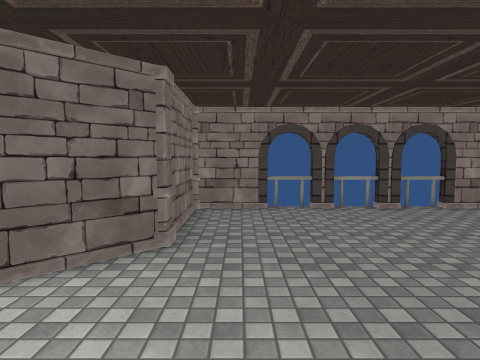
[1] (above)

13 first-person views from a walk through a scene from a Unity 3-D project. The camera is 1.5 m above the floor, tilts 4° down and sees 75° across. The floor is counted in squares, 1 m on a side. Each view is taken from the middle of a square. On the plan, view 1 faces up. The plan holds only what a view shows up to about 15 squares ahead; the rest is blank. The place goes on beyond the plan. Some animated figures are not drawn. Door leaves are left out, so doorways stand open. Some surface patterns are stand-ins.

[2]
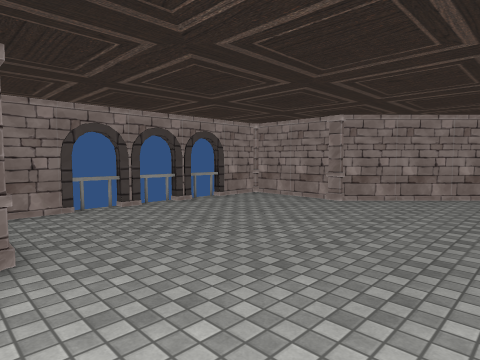

[3]
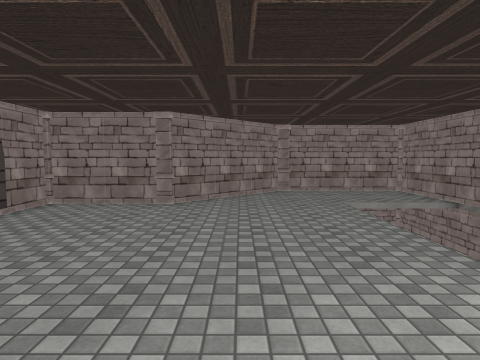

[4]
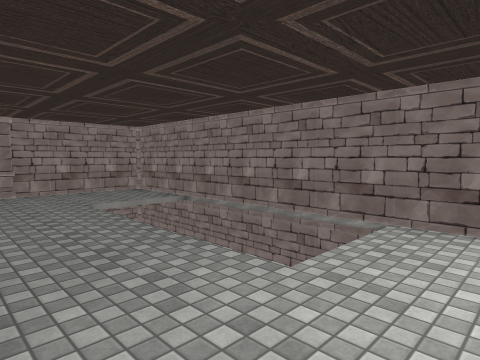

[5]
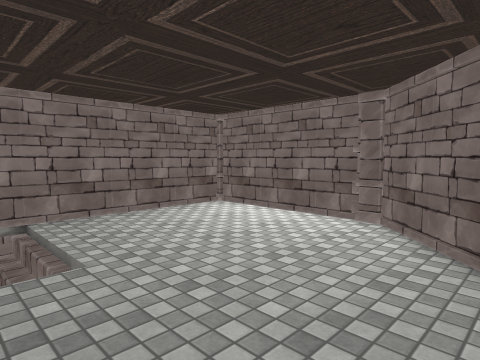

[6]
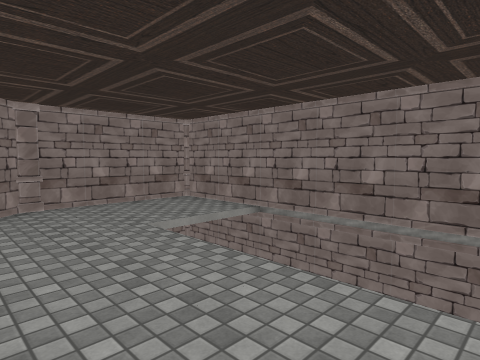

[7]
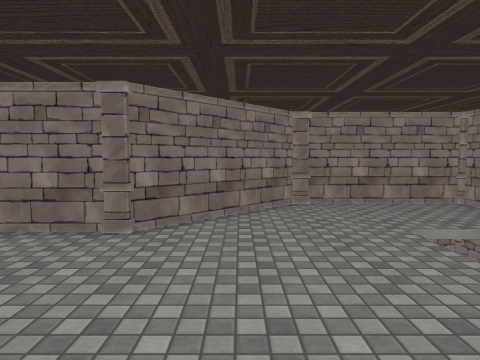

[8]
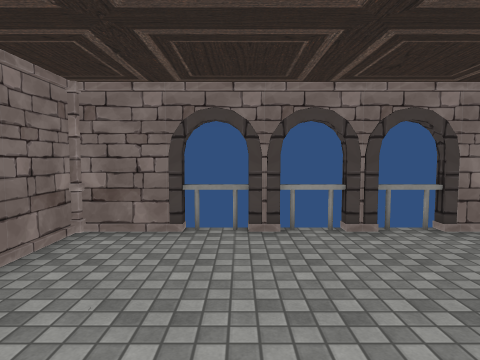

[9]
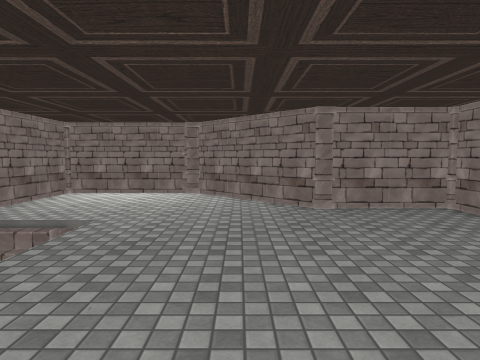

[10]
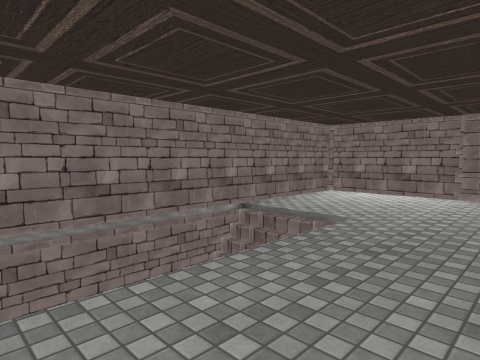

[11]
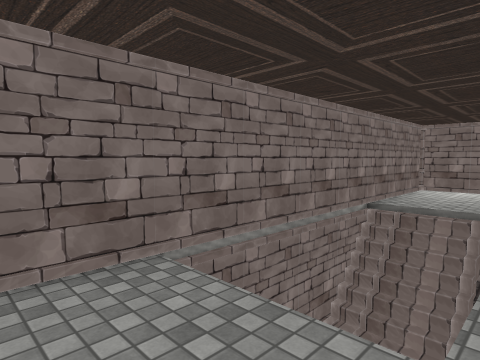

[12]
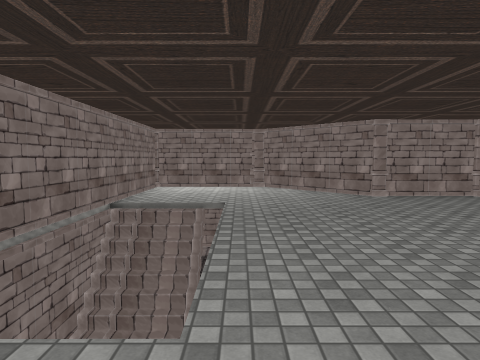

[13]
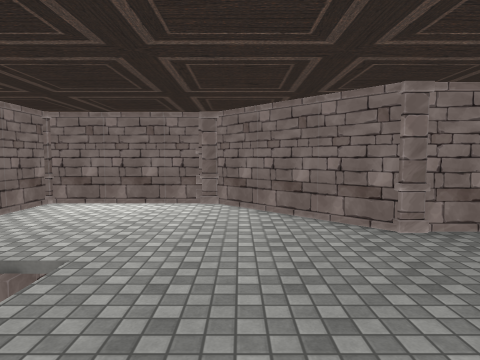

### Floor plan
Key: @ floor where view 1 was taken; # wall or solid block; x gap in a wall; . floor; / step, stairs or slope; D open door; = window, fence, low wall or low ledge; O other object.
Columns run from 6 left of view 1 to 13 right of it. Each row starts with its distance up from view 1.
 10     OO#xDxxxx#OO
  9     O..........O
  8     #..........#
  7     #..........#
  6     O..........O
  5    ##O........O##
  4   ##............##
  3   #..............##
  2 ##................#
  1 #O................OO
  0 #.....@............#
 -1 #......##=     ....#
 -2  ......///     ....#
 -3 #......///     ....#
 -4 #......///     ....O
 -5  O################OO

Where each view was taken, in squares from view 1:
view 1: 0 up, 0 right, facing up
view 2: 0 up, 2 left, facing up-right
view 3: 3 up, 2 left, facing right
view 4: 3 up, 2 left, facing down-right
view 5: 4 up, 2 right, facing down-left
view 6: 3 up, 2 right, facing down-right
view 7: 3 up, 2 right, facing right
view 8: 3 up, 2 right, facing up
view 9: 3 up, 8 right, facing left
view 10: 3 up, 8 right, facing down-left
view 11: 0 up, 11 right, facing down-left
view 12: 0 up, 11 right, facing left
view 13: 2 up, 5 right, facing left
